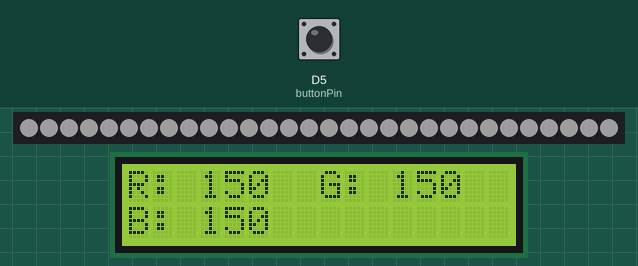
Recording of a sketch running on a simulated ESP8266 (NodeMCU). Shown: 30 RGB LEDs in strip order, left to right, 16×2 character LCD. The test bench sets the inputs (shaded band); at power-on: D5 (buttonPin) LOW. Dim RGB values are drawn brighter than linear; WiFi joins after 1.5 s; servers stay silent unless stated; EEPROM starts erased; what the sketch prints to the serial monitor is not drawn.

Above: at 3.2 s.
3.3 s: D5 (buttonPin) pulled HIGH for 0.15 s
At 4.2 s:
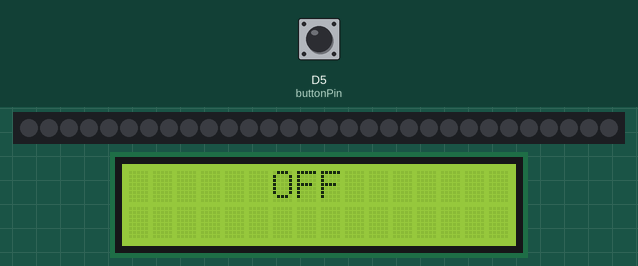
4.9 s: D5 (buttonPin) pulled HIGH for 1 s
At 6.0 s:
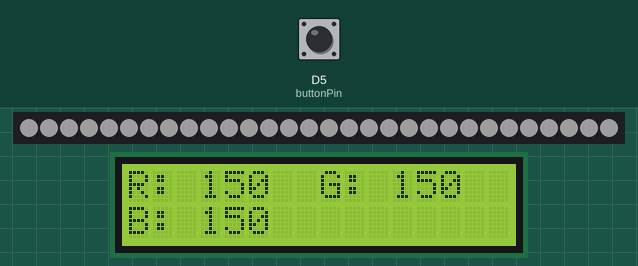
7.4 s: D5 (buttonPin) pulled HIGH for 3.2 s
At 8.5 s:
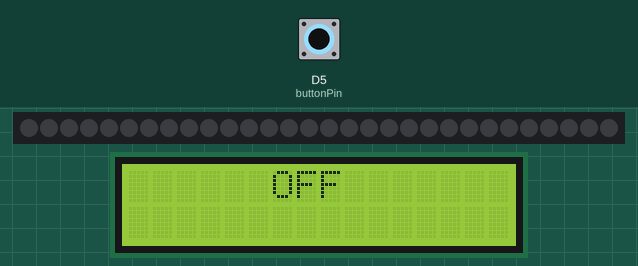
Timing chart, 0 to 10.4 s (numbered marks = the images above; inputs shaded):
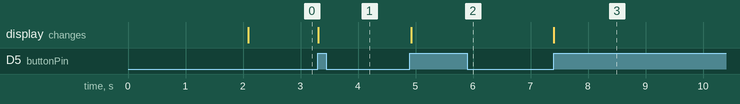

The sketch:

Main.ino
```cpp
#include <Arduino.h>

#include "include/config.h"
#include "include/initPins.h"
#include "include/initWiFi.h"
#include "include/getData.h"
#include "include/funcLeds.h"
#include "include/funcDisplay.h"
#include "include/color.h"

bool buttonState = true;
Color colorLeds;

bool flagSetLeds = true;
bool flagStopLeds = false;
bool flagNotifyClients = false;

void setup()
{
    Serial.begin(115200);
    Serial.println("");
    Serial.println("Go");
    initPins();
    initWiFi();
    getData();
}

void loop()
{
    if (flagNotifyClients == true)
    {
        notifyClients();
        flagNotifyClients = false;
    }

    if (buttonState == true)
    {
        if (flagSetLeds == true)
        {
            lightingLeds(colorLeds);
            updateDisplayColor(colorLeds);

            flagSetLeds = false;
        }
    }
    else
    {
        if (flagStopLeds == true)
        {
            stopLeds();
            updateDisplayOff();

            flagStopLeds = false;
        }
    }
}
```

color.h
```cpp
#ifndef COLOR_H
#define COLOR_H

#include <Arduino.h>

struct Color {
    uint16_t initFlag = 0;
    uint8_t red;
    uint8_t green;
    uint8_t blue;
};

#endif // COLOR_H
```

funcDisplay.h
```cpp
#ifndef FUNC_DISPLAY_H
#define FUNC_DISPLAY_H

#include "color.h"

void updateDisplayColor(Color colorLeds);

void updateDisplayOff();

#endif // FUNC_DISPLAY_H
```

funcLeds.h
```cpp
#ifndef FUNC_LEDS_H
#define FUNC_LEDS_H

#include <Arduino.h>

#include "color.h"

void lightingLeds(Color colorLeds);

void stopLeds();

#endif // FUBC_LEDS_H
```

getData.h
```cpp
#ifndef GET_DATA_H
#define GET_DATA_H

void getData();

#endif // GET_DATA_H
```

html.h
```cpp
#ifndef HTML_H
#define HTML_H

#include <Arduino.h>

extern const char html[] PROGMEM;

#endif // HTML_H
```

initWiFi.h
```cpp
#ifndef INITWIFI_H
#define INITWIFI_H

#include <ESPAsyncTCP.h>
#include <ESPAsyncWebServer.h>

void notifyClients();
void handleWebSocket(AsyncWebSocket* ws, AsyncWebSocketClient* client, AwsEventType type, void* arg, uint8_t* data, size_t len);
void initWiFi();

#endif // INITWIFI_H
```

funcDisplay.cpp
```cpp
#include <LiquidCrystal_I2C.h>

#include "../include/funcDisplay.h"

#include "../include/config.h"
#include "../include/color.h"

extern LiquidCrystal_I2C lcd;

void updateDisplayColor(Color colorLeds) {
    lcd.clear();

    lcd.setCursor(0, 0);
    lcd.print("R: ");
    lcd.print(colorLeds.red);

    lcd.setCursor(8, 0);
    lcd.print("G: ");
    lcd.print(colorLeds.green);

    lcd.setCursor(0, 1);
    lcd.print("B: ");
    lcd.print(colorLeds.blue);
}

void updateDisplayOff() {
    lcd.clear();
    lcd.setCursor(6, 0);
    lcd.print("OFF");
}
```

funcLeds.cpp
```cpp
#include <Adafruit_NeoPixel.h>

#include "../include/funcLeds.h"

#include "../include/config.h"
#include "../include/color.h"

extern Adafruit_NeoPixel strip;

void lightingLeds(Color colorLeds)
{
    strip.clear();
    for (int i = 0; i < numberOfLeds; i++)
    {
        strip.setPixelColor(i, strip.Color(colorLeds.red, colorLeds.green, colorLeds.blue));
    }
    strip.show();
}

void stopLeds()
{
    strip.clear();
    strip.show();
}
```

getData.cpp
```cpp
#include <EEPROM.h>

#include "../include/getData.h"

#include "../include/color.h"
#include "../include/config.h"

extern Color colorLeds;

void getData() {
    EEPROM.begin(EEPROM_SIZE);
    EEPROM.get(0, colorLeds);

    if (colorLeds.initFlag != 1234) {
        colorLeds.initFlag = 1234;
        colorLeds.red = 150;
        colorLeds.green = 150;
        colorLeds.blue = 150;

        EEPROM.put(0, colorLeds);
        EEPROM.commit();
    }
}
```

html.cpp
```cpp
#include <Arduino.h>

#include "../include/html.h"

const char html[] PROGMEM = R"rawliteral(
<!DOCTYPE html>
<html lang="en">
<head>
    <meta charset="UTF-8">
    <meta name="viewport" content="width=device-width, initial-scale=1.0">
    <title>Smart LED</title>
    <style>
        .body{
            overscroll-behavior: none;
        }

        .section-1 {
            display: flex;
            justify-content: space-between;
            width: 100%;
            height: 15vh;
            background-color: rgb(38, 38, 38);
        }

        .section-block {
            display: flex;
            align-items: center;
            justify-content: center;
            width: 45%;
            height: 100%;
        }

        .text {
            font-family: 'Franklin Gothic Medium', 'Arial Narrow', Arial, sans-serif;
            color: #ffffff;
        }

        .button-control {
            width: 60%;
            height: 50%;
            border: 2px;
            border-radius: 50px;
            background-color: #ba3c3c;
            font-size: 20px;
            transition: linear 0.3s;
        }

        .button-control:active{
            transform: scale(0.9);
            background-color: #8adda8;
        }


        .section-control {
            display: flex;
            justify-content: space-between;
            width: 100%;
            height: 70vh;
        }

        .box {
            display: flex;
            justify-content: center;
            width: 30%;
            height: 95%;
        }

        .control {
            display: flex;
            align-items: center;
            justify-content: center;
            flex-grow: 1;
            width: 50%;
            height: 90%;
        }

        .slider {
            -webkit-appearance: none;
            appearance: none;
            position: absolute;
            width: 100%;
            height: 20px;
            border-radius: 4px;
            outline: none;
            opacity: 0.8;
            transition: opacity 0.3s;
            transform: rotate(-90deg);
        }

        .slider.red {
            background: linear-gradient(to right, #ffffff, #ba3c3c);
        }

        .slider.green {
            background: linear-gradient(to right, #ffffff, #4fba3c);
        }

        .slider.blue {
            background: linear-gradient(to right, #ffffff,rgb(0, 64, 255));
        }

        .slider::-webkit-slider-thumb {
            -webkit-appearance: none;
            appearance: none;
            width: 30px;
            height: 50px;
            border-radius: 20px;
            background: rgb(138, 138, 138);
            cursor: pointer;
            transition: 0.2s;
        }
    </style>
</head>
<body>
    <div class="section-1">
        <div class="section-block">
            <h1 class="text">Smart LED</h1>
        </div>
        <div class="section-block">
            <button class="button-control" id="button" onclick="setButtonState()">OFF</button>
        </div>
    </div>

    <div class="section-control">
        <div class="box">
            <div class="control">
                <input class="slider red" type="range" id="volume-red" min="0" max="255" value="150" onchange="setLedColor()">
            </div>
        </div>

        <div class="box">
            <div class="control">
                <input class="slider green" type="range" id="volume-green" min="0" max="255" value="150" onchange="setLedColor()">
            </div>
        </div>

        <div class="box">
            <div class="control">
                <input class="slider blue" type="range" id="volume-blue" min="0" max="255" value="150" onchange="setLedColor()">
            </div>
        </div>
    </div>

</body>
<script>
    let socket = new WebSocket("ws://" + location.host + "/ws");
    let buttonState = 0;


    function setButtonState() {
        let data = {
            setState: 1
            };
        socket.send(JSON.stringify(data));
    }


    function checkButtonState() {
        console.log("button state: " + buttonState);
        const button = document.getElementById("button");
        if (buttonState == 1) {
            button.textContent = "OFF";
            button.style.backgroundColor = "#ba3c3c";
        } else {
            button.textContent = "ON";
            button.style.backgroundColor = "#579954";
        }
    }


    function setLedColor()
    {
        let data = {
            red: document.getElementById("volume-red").value,
            green: document.getElementById("volume-green").value,
            blue: document.getElementById("volume-blue").value,
            }
        socket.send(JSON.stringify(data));
    }


    socket.onmessage = function(event) {
        console.log("Get data");
        let data = JSON.parse(event.data);
        document.getElementById("volume-red").value = data.red;
        document.getElementById("volume-green").value = data.green;
        document.getElementById("volume-blue").value = data.blue;
        buttonState = data.button;
        checkButtonState();
        }

</script>

</html>
)rawliteral";
```

initWiFi.cpp
```cpp
#include <ESP8266WiFi.h>
#include <ESPAsyncTCP.h>
#include <ESPAsyncWebServer.h>
#include <ArduinoJson.h>
#include <EEPROM.h>

#include "../include/initWiFi.h"

#include "../include/config.h"
#include "../include/color.h"
#include "../include/html.h"

extern Color colorLeds;
extern bool flagSetLeds;
extern void setButtonState();
extern bool buttonState;

AsyncWebServer server(80);
AsyncWebSocket ws("/ws");

void notifyClients()
{
    StaticJsonDocument<200> doc;
    doc["red"] = colorLeds.red;
    doc["green"] = colorLeds.green;
    doc["blue"] = colorLeds.blue;
    doc["button"] = buttonState;
    String json;
    serializeJson(doc, json);
    ws.textAll(json);
}

void handleWebSocket(AsyncWebSocket* ws, AsyncWebSocketClient* client, AwsEventType type, void* arg, uint8_t* data, size_t len)
{
    if (type == WS_EVT_DATA)
    {
        data[len] = 0;
        StaticJsonDocument<200> doc;
        DeserializationError error = deserializeJson(doc, (const char*)data);

        if (!error)
        {
            if (doc["red"])
            {
                colorLeds.red = doc["red"];
                colorLeds.green = doc["green"];
                colorLeds.blue = doc["blue"];

                flagSetLeds = true;

                EEPROM.put(0, colorLeds);
                EEPROM.commit();
            }

            if (doc["setState"])
            {
                setButtonState();
            }

            notifyClients();
        }
    }
}

void initWiFi()
{
    WiFi.begin(ssid, password);
    while (WiFi.status() != WL_CONNECTED)
    {
        Serial.println("Connecting...");
        delay(1000);
    }
    Serial.println("Connected");
    Serial.print("IP address: ");
    Serial.println(WiFi.localIP());

    server.addHandler(&ws);
    ws.onEvent(handleWebSocket);

    server.on("/", HTTP_GET, [](AsyncWebServerRequest* request)
    {
        request->send(200, "text/html", html);
    });

    server.on("/favicon.ico", HTTP_GET, [](AsyncWebServerRequest* request){
        request->send(200, "text/plain", "Favicon");
    });

    server.begin();
}
```

config.h
```cpp
#ifndef CONFIG_H
#define CONFIG_H

#include <Arduino.h>

inline const uint8_t ledPin = D6;
inline const uint8_t buttonPin = D5;

inline const uint8_t SDApin = D2;
inline const uint8_t SCLpin = D1;

inline const uint8_t numberOfLeds = 30; // 60 - 12

inline const uint32_t DEBOUNCE_TIME = 50; // ms

inline const uint8_t EEPROM_SIZE = 16;

inline const char* ssid = "Wi-Fi";
inline const char* password = "*********";

#endif //CONFIG_H
```

initPins.h
```cpp
#ifndef INITPINS_H
#define INITPINS_H

#include <Arduino.h>

void setButtonState();
void IRAM_ATTR handleButton();
void initPins();

#endif // INITPINS_H
```

initPins.cpp
```cpp
#include <Adafruit_NeoPixel.h>
#include <Wire.h>
#include <LiquidCrystal_I2C.h>

#include "../include/initPins.h"

#include "../include/config.h"
#include "../include/color.h"
#include "../include/funcDisplay.h"

extern void notifyClients();
extern bool buttonState;
extern bool flagSetLeds;
extern bool flagStopLeds;
extern bool flagNotifyClients;

extern Color colorLeds;

Adafruit_NeoPixel strip(numberOfLeds, ledPin, NEO_GRB + NEO_KHZ800);
LiquidCrystal_I2C lcd(0x27, 16, 2);

volatile uint32_t lastDebounceTime = 0;

void setButtonState()
{
    buttonState = !buttonState;
    buttonState ? flagSetLeds = true : flagStopLeds = true;
}

void IRAM_ATTR handleButton()
{
    uint32_t nowTime = millis();

    if((nowTime - lastDebounceTime) > DEBOUNCE_TIME)
    {
        lastDebounceTime = nowTime;
        setButtonState();
        flagNotifyClients = true;
    }
}

void initPins()
{
    strip.begin();
    strip.show();
    strip.setBrightness(50);

    pinMode(buttonPin, INPUT);
    attachInterrupt(digitalPinToInterrupt(buttonPin), handleButton, RISING);

    Wire.begin(SDApin, SCLpin);
    lcd.init();
    lcd.backlight();
}
```

Measured:
- after the input at 3.3 s, the display: changes at once (image 1)
- after the input at 4.9 s, the display: changes at once (image 2)
- after the input at 7.4 s, the display: changes at once (image 3)
